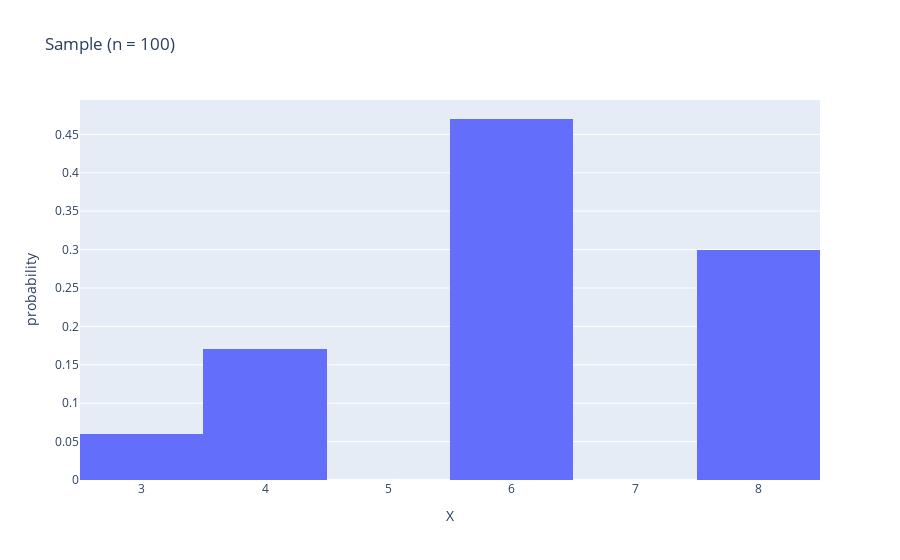

The code cell stored with this chart in its notebook:
### Markdown cell above
Our **sample distribution** (n = 100):

### Code cell
px.histogram(sample_df, x="X", histnorm="probability", title="Sample (n = 100)")

### Figure 1 — Plotly figure (JSON) as saved in the notebook; plotly's stock layout.template omitted (floating-point values rounded to 4 significant figures)
{"data": [{"bingroup": "x", "histnorm": "probability", "hovertemplate": "X=%{x}<br>probability=%{y}<extra></extra>", "legendgroup": "", "marker": {"color": "#636efa", "pattern": {"shape": ""}}, "name": "", "orientation": "v", "showlegend": false, "type": "histogram", "x": [6, 8, 4, 6, 6, 4, 4, 3, 4, 8, 8, 3, 4, 6, 8, 6, 4, 6, 8, 6, 8, 6, 6, 6, 3, 8, 6, 6, 6, 6, 8, 6, 4, 6, 4, 6, 3, 6, 8, 8, 8, 6, 6, 6, 6, 8, 6, 6, 8, 6, 8, 6, 8, 4, 3, 6, 8, 8, 4, 6, 6, 4, 6, 8, 4, 6, 8, 6, 8, 4, 6, 6, 8, 6, 4, 6, 6, 8, 6, 8, 4, 8, 6, 3, 6, 6, 6, 6, 4, 8, 8, 8, 8, 6, 6, 6, 4, 8, 6, 8], "xaxis": "x", "yaxis": "y"}], "layout": {"barmode": "relative", "legend": {"tracegroupgap": 0}, "title": {"text": "Sample (n = 100)"}, "xaxis": {"anchor": "y", "domain": [0, 1], "title": {"text": "X"}}, "yaxis": {"anchor": "x", "domain": [0, 1], "title": {"text": "probability"}}}}
